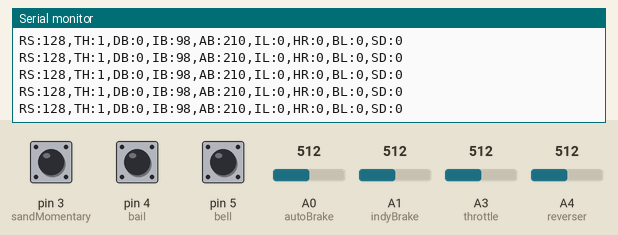
This sketch was run on a simulated Arduino Uno, built with avr-gcc and run on an emulated ATmega328P. Parts: the last lines printed to the serial monitor. The test bench sets the inputs (shaded band); at power-on: A0 (autoBrake) = 512, A1 (indyBrake) = 512, A4 (reverser) = 512, pin 3 (sandMomentary) HIGH, pin 4 (bail) HIGH, pin 5 (bell) HIGH, A3 (throttle) = 512.

Above: at 1.2 s.
1.3 s: A0 (autoBrake) set to 435
At 1.34 s:
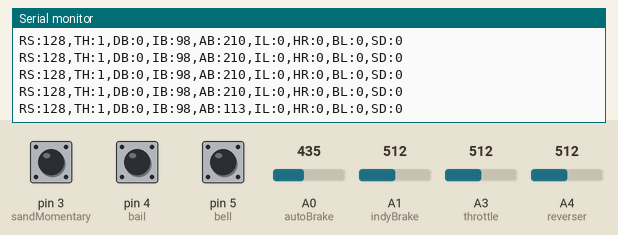
4.3 s: A0 (autoBrake) set to 417
At 4.31 s:
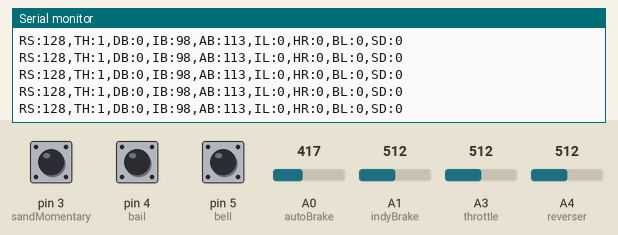
7.3 s: A1 (indyBrake) set to 498
At 7.33 s:
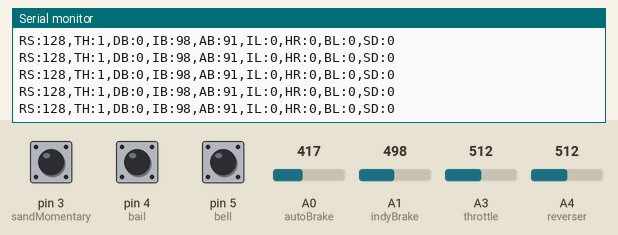
10.3 s: A4 (reverser) set to 490
At 10.3 s:
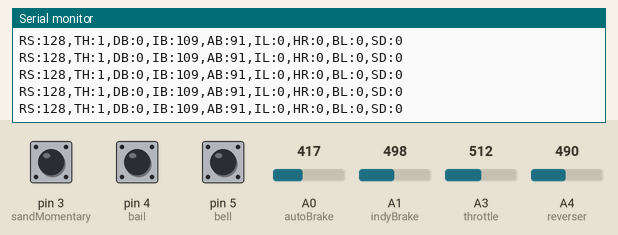
Timing chart, 0 to 13.3 s (numbered marks = the images above; inputs shaded):
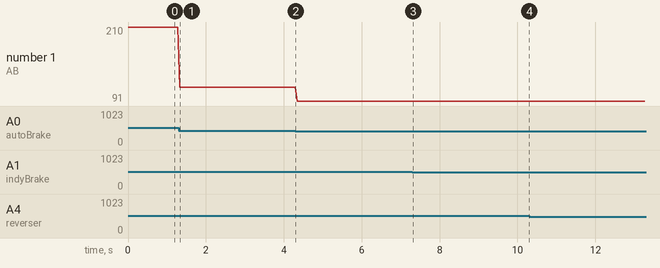

Measured:
- after the input at 1.3 s, the serial monitor: prints a new line at once (image 1)
- plotted number 1: 210 → 113 after the input at 1.3 s, 113 → 91 after the input at 4.3 s

The sketch:

serialInterface.ino
```cpp
// pin mappings
const int bell = 5;
const int bail = 4;
const int sandMomentary = 3;
const int sandOn = 3;
const int sandOff = 7;
const int autoBrake = A0;
const int indyBrake = A1;
const int throttle = A3;
const int reverser = A4;
const int horn = 0;

// initializing udp variables
int sandState = 0;
int bellStateUDP = 0;
int hornStateUDP = 0;
int sandStateUDP = 0;
int automaticBrakePositionUDP = 0;
int sandToggleLogic = 0;
int autoValue = 0;
int mappedValue = 0;
int throttlePositionUDP = 0;
int throttlePosition = 0;  // Potentiometer value
int throttleNotch = 0;     // Calculated throttle notch (0-8)
int independentBrakePositionUDP = 0;
int independentBrakeBailUDP = 0;
int indyValue = 0;
int indyMappedValue = 0;
int notchCenters[9] = {475, 506, 535, 565, 594, 625, 654, 682, 704};
int dynoMappedValue = 0;
int reverserStateUDP = 0;
int dynamicBrakePositionUDP = 0;

// Track previous throttle position to determine direction
int previousThrottlePosition = 0;
bool increasingThrottle = true;
unsigned long autoHighStartTime = 0; // time when autoValue first >= 650
bool autoHighTimerRunning = false;   // track if timer is running
const unsigned long holdDuration = 500; // 500 ms
int autoMappedValue = 0;
void setup() {
  // put your setup code here, to run once:
  pinMode(bell, INPUT_PULLUP);
  pinMode(bail, INPUT_PULLUP);
  pinMode(sandMomentary, INPUT_PULLUP);
  pinMode(autoBrake, INPUT);
  pinMode(indyBrake, INPUT);
  pinMode(throttle, INPUT);
  pinMode(reverser, INPUT);
  pinMode(horn, INPUT_PULLUP);
  Serial.begin(9600);
}

void loop() {
  autoValue = analogRead(autoBrake);  // Read the potentiometer value (0 to 1023)
  // ignore all the commented stuff, everything works as is I swear
  //Serial.println(autoValue);
   //Map the potentiometer value to the range 0-255, with 360 -> 0 and 585 -> 255
  //mappedValue = map(autoValue, 405, 650, 0, 255);
  //Serial.println(analogRead(A3));
   //Constrain the output to stay within the 0-255 range
  //automaticBrakePositionUDP = constrain(mappedValue, 0, 255);
  int autoMappedValue;
/*
  if (autoValue >= 650) {
    autoMappedValue = 255;
  } else if (autoValue >= 600 && autoValue <= 640) {
    autoMappedValue = 254;
  } else if (autoValue > 555 && autoValue < 605) {
    // Smooth transition from 250 to 254 between 556 and 604
    autoMappedValue = map(autoValue, 556, 604, 251, 253);
  } else if (autoValue >= 405 && autoValue <= 555) {
    autoMappedValue = map(autoValue, 405, 555, 0, 250);
  } else {
    autoMappedValue = 0; // Below 405
  }
  automaticBrakePositionUDP = constrain(autoMappedValue, 0, 255);
*/
  if (autoValue >= 750) {
    if (!autoHighTimerRunning) {
      autoHighStartTime = millis();
      autoHighTimerRunning = true;
    }

    if (millis() - autoHighStartTime >= holdDuration) {
      autoMappedValue = 255;
    } else {
      // Not yet 500ms, keep previous value or set to transitional value
      autoMappedValue = 254; // or a temp value if needed
    }
  } else {
    autoHighTimerRunning = false; // reset timer if condition breaks

    if (autoValue >= 700 && autoValue < 750) {
      autoMappedValue = 254;
    } else if (autoValue >= 580 && autoValue < 700) {
      autoMappedValue = 253;
    } else if (autoValue >= 545 && autoValue < 580) {
      autoMappedValue = 252;
    } else if (autoValue >= 345 && autoValue < 545) {
      autoMappedValue = map(autoValue, 345, 545, 1, 252);
    } else {
      autoMappedValue = 0; // Below 405
    }
  }

  automaticBrakePositionUDP = constrain(autoMappedValue, 0, 255);
  //Serial.println(automaticBrakePositionUDP);
  indyValue = analogRead(indyBrake);

  indyMappedValue = map(indyValue, 635, 315, 0, 255);
  //Serial.println(indyValue);
  independentBrakePositionUDP = constrain(indyMappedValue, 0, 255);

  if (indyValue > 515){
    independentBrakeBailUDP = 1;
  } else {
    independentBrakeBailUDP = 0;
  }
  // Read potentiometer value
    throttlePosition = analogRead(throttle);  // Replace A0 with your throttle pin

    // Determine which notch the throttle is in
    int minDifference = abs(throttlePosition - notchCenters[0]);
    throttleNotch = 0;

    for (int i = 1; i < 9; i++) {
        int difference = abs(throttlePosition - notchCenters[i]);
        if (difference < minDifference) {
            minDifference = difference;
            throttleNotch = i;
        }
    }

    // Set throttlePositionUDP based on notch
    // this can definately be simplified but it works rn so I won't touch it
    switch (throttleNotch) {
        case 0:
            throttlePositionUDP = 152;
            throttlePositionUDP = 0;
            break;
        case 1:
            throttlePositionUDP = 128;
            throttlePositionUDP = 1;
            break;
        case 2:
            throttlePositionUDP = 129;
            throttlePositionUDP = 2;
            break;
        case 3:
            throttlePositionUDP = 132;
            throttlePositionUDP = 3;
            break;
        case 4:
            throttlePositionUDP = 133;
            throttlePositionUDP = 4;
            break;
        case 5:
            throttlePositionUDP = 142;
            throttlePositionUDP = 5;
            break;
        case 6:
            throttlePositionUDP = 143;
            throttlePositionUDP = 6;
            break;
        case 7:
            throttlePositionUDP = 134;
            throttlePositionUDP = 7;
            break;
        case 8:
            throttlePositionUDP = 135;
            throttlePositionUDP = 8;
            break;
    }


  // dynamic brake logic
  int dynoValue = analogRead(throttle);
  //Serial.println(dynoValue);
  //Map the potentiometer value to the range 0-255, with 360 -> 0 and 585 -> 255
  dynoMappedValue = map(dynoValue, 400, 210, 0, 255);
  //Constrain the output to stay within the 0-255 range
  dynamicBrakePositionUDP = constrain(dynoMappedValue, 0, 255);


  // reverser logic
  int reverserPotentiometer = analogRead(reverser);
  if (reverserPotentiometer < 500){
    reverserStateUDP = 0;
  } else if (reverserPotentiometer > 545){
    reverserStateUDP = 255;
  } else {
    reverserStateUDP = 128;
  }

  // horn logic
  int hornState = digitalRead(horn);
  if (hornState == LOW) {
    hornStateUDP = 1;
  } else {
    hornStateUDP = 0;
  }

  // logic only works for run8 atm (and tsc since I fixed the code over in the c# script)
  int bellState = digitalRead(bell);
  if (bellState == LOW) {
    bellStateUDP = 1;
  } else {
    bellStateUDP = 0;
  }

  // logic only works for run8 atm (and tsc since I fixed the code over in the c# script)
  int bailState = digitalRead(bail);
  if (bailState == LOW) {
    independentBrakeBailUDP = 1;
  } else {
    independentBrakeBailUDP = 0;
  }

  /*
  // former toggling sand logic, however I don't use it anymore
  if (digitalRead(sandOn == LOW)){
    sandToggleLogic = 1;
  } else if (digitalRead(sandOff) == LOW){
    sandToggleLogic = 0;
  }

  if (sandToggleLogic == 0){
    if (digitalRead(sandMomentary) == LOW){
      sandStateUDP = 1;
    } else {
      sandStateUDP = 0;
    }
  } else if (sandToggleLogic == 1){
    sandStateUDP = 1;
  }
  */

  // momentary sander logic
  if (digitalRead(sandMomentary) == LOW){
    sandStateUDP = 1;
  } else {
    sandStateUDP = 0;
  }

  // sending data over the serial
  Serial.print("RS:");
  Serial.print(reverserStateUDP);
  Serial.print(",TH:");
  Serial.print(throttlePositionUDP);
  Serial.print(",DB:");
  Serial.print(dynamicBrakePositionUDP);
  Serial.print(",IB:");
  Serial.print(independentBrakePositionUDP);
  Serial.print(",AB:");
  Serial.print(automaticBrakePositionUDP);
  Serial.print(",IL:");
  Serial.print(independentBrakeBailUDP);
  Serial.print(",HR:");
  Serial.print(hornStateUDP);
  Serial.print(",BL:");
  Serial.print(bellStateUDP);
  /*
  // headlight controls if you want to use them
  Serial.println(",HLF:");
  Serial.print(frontHeadlightUDP);
  Serial.print(",HLR:");
  Serial.print(rearHeadlightUDP);

  // Alerter data if you want to use it
  Serial.print(",AL:");
  Serial.print(alerterPressedUDP);
  */
  Serial.print(",SD:");
  Serial.println(sandStateUDP);

  delay(50);

}
```
